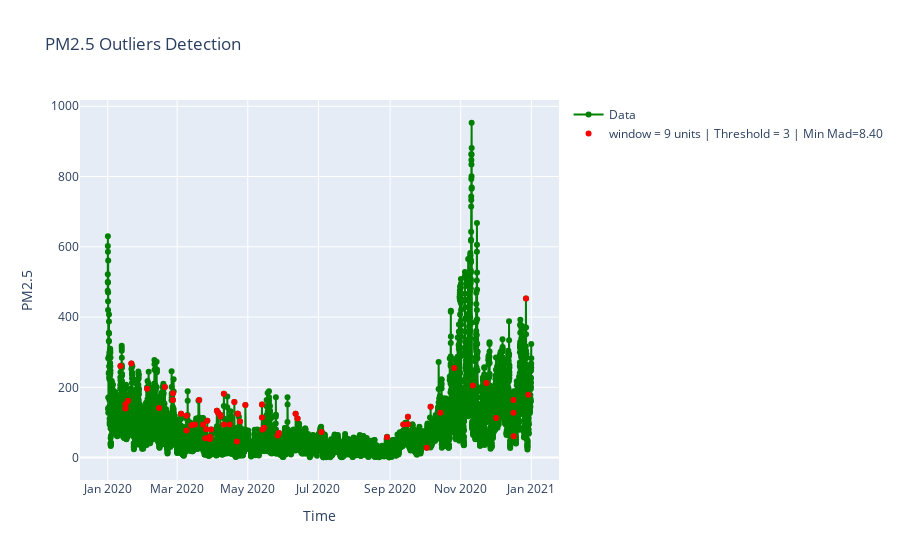

Notebook code for this chart:
### Code cell
trace1 = go.Scatter(x=val_df['from date'], y=val_df[pollutant], mode='lines+markers', name='Data', line=dict(color='green'),hovertext=val_df['zscore_9_4'])
trace2 = go.Scatter(x=val_df[val_df[f'is_anomaly_{window_val}_4'] == 1]['from date'], y=val_df[val_df[f'is_anomaly_{window_val}_4'] == 1][pollutant],
                   mode='markers', name=f"window = {window_val} units | Threshold = {threshold_val} | Min Mad={min_mad_val :.2f}", marker=dict(color='red', size=6),hovertext=val_df[val_df[f'is_anomaly_{window_val}_4'] == 1]['zscore_9_4'])
layout = go.Layout(title=f'{pollutant} Outliers Detection', xaxis=dict(title='Time'), yaxis=dict(title=f'{pollutant}'))
fig = go.Figure(data=[trace1, trace2], layout=layout)
fig.show()

### Figure 1 — Plotly figure (JSON) as saved in the notebook; plotly's stock layout.template omitted (floating-point values rounded to 4 significant figures; data arrays with more than 128 entries replaced by an {"elided": "..."} marker saying what was removed)
{"data": [{"hovertext": {"elided": "8784 float values"}, "line": {"color": "green"}, "mode": "lines+markers", "name": "Data", "type": "scatter", "x": {"elided": "8784 str values"}, "y": {"elided": "8784 float values"}}, {"hovertext": [3.035, 3.096, 4.049, 5.954, 6.273, 3.372, 5.835, 7.892, 3.096, 3.25, 4.168, 3.215, 4.317, 3.103, 5.477, 4.384, 3.522, 3.81, 3.372, 9.05, 3.572, 4.287, 6.311, 3.136, 3.412, 4.609, 4.834, 4.644, 3.173, 3.929, 4.796, 3.453, 5.471, 4.216, 4.406, 9.05, 10.36, 5.954, 3.81, 5.954, 4.049, 3.81, 5.335, 6.311, 3.215, 3.215, 4.525, 6.192, 3.691, 3.453, 3.204, 3.334, 3.26, 5.358, 4.882, 5.239, 3.228, 4.525, 3.334, 3.954, 3.148], "marker": {"color": "red", "size": 6}, "mode": "markers", "name": "window = 9 units | Threshold = 3 | Min Mad=8.40", "type": "scatter", "x": ["2020-01-12T01:00:00", "2020-01-16T09:00:00", "2020-01-16T10:00:00", "2020-01-18T14:00:00", "2020-01-21T11:00:00", "2020-02-04T02:00:00", "2020-02-14T09:00:00", "2020-02-19T10:00:00", "2020-02-26T09:00:00", "2020-02-26T10:00:00", "2020-03-04T09:00:00", "2020-03-09T02:00:00", "2020-03-09T03:00:00", "2020-03-13T09:00:00", "2020-03-16T09:00:00", "2020-03-20T01:00:00", "2020-03-23T08:00:00", "2020-03-25T09:00:00", "2020-03-26T01:00:00", "2020-03-27T01:00:00", "2020-03-29T08:00:00", "2020-03-29T09:00:00", "2020-03-30T08:00:00", "2020-04-04T08:00:00", "2020-04-05T10:00:00", "2020-04-07T08:00:00", "2020-04-07T09:00:00", "2020-04-10T07:00:00", "2020-04-10T09:00:00", "2020-04-15T09:00:00", "2020-04-19T10:00:00", "2020-04-21T14:00:00", "2020-04-22T08:00:00", "2020-04-22T09:00:00", "2020-04-24T08:00:00", "2020-04-28T22:00:00", "2020-05-13T07:00:00", "2020-05-13T08:00:00", "2020-05-13T19:00:00", "2020-05-15T01:00:00", "2020-05-26T23:00:00", "2020-05-27T20:00:00", "2020-06-11T08:00:00", "2020-06-13T00:00:00", "2020-07-03T15:00:00", "2020-08-29T08:00:00", "2020-09-12T09:00:00", "2020-09-16T09:00:00", "2020-09-16T10:00:00", "2020-10-02T14:00:00", "2020-10-06T00:00:00", "2020-10-14T09:00:00", "2020-10-26T10:00:00", "2020-11-11T10:00:00", "2020-11-23T03:00:00", "2020-12-01T15:00:00", "2020-12-16T12:00:00", "2020-12-16T13:00:00", "2020-12-16T18:00:00", "2020-12-27T09:00:00", "2020-12-29T10:00:00"], "y": [261, 140, 152, 162, 268, 196, 141, 201, 164, 183, 125, 77, 119, 92, 94, 164, 94, 55, 81, 105, 53, 59, 80, 133, 128, 117, 121, 94, 182, 94, 158, 46, 125, 125, 103, 150, 151, 114, 80, 85, 63, 70, 125, 111, 73, 58, 94, 116, 95, 28, 145, 128, 255, 205, 212, 113, 164, 128, 61, 453, 179]}], "layout": {"title": {"text": "PM2.5 Outliers Detection"}, "xaxis": {"title": {"text": "Time"}}, "yaxis": {"title": {"text": "PM2.5"}}}}
